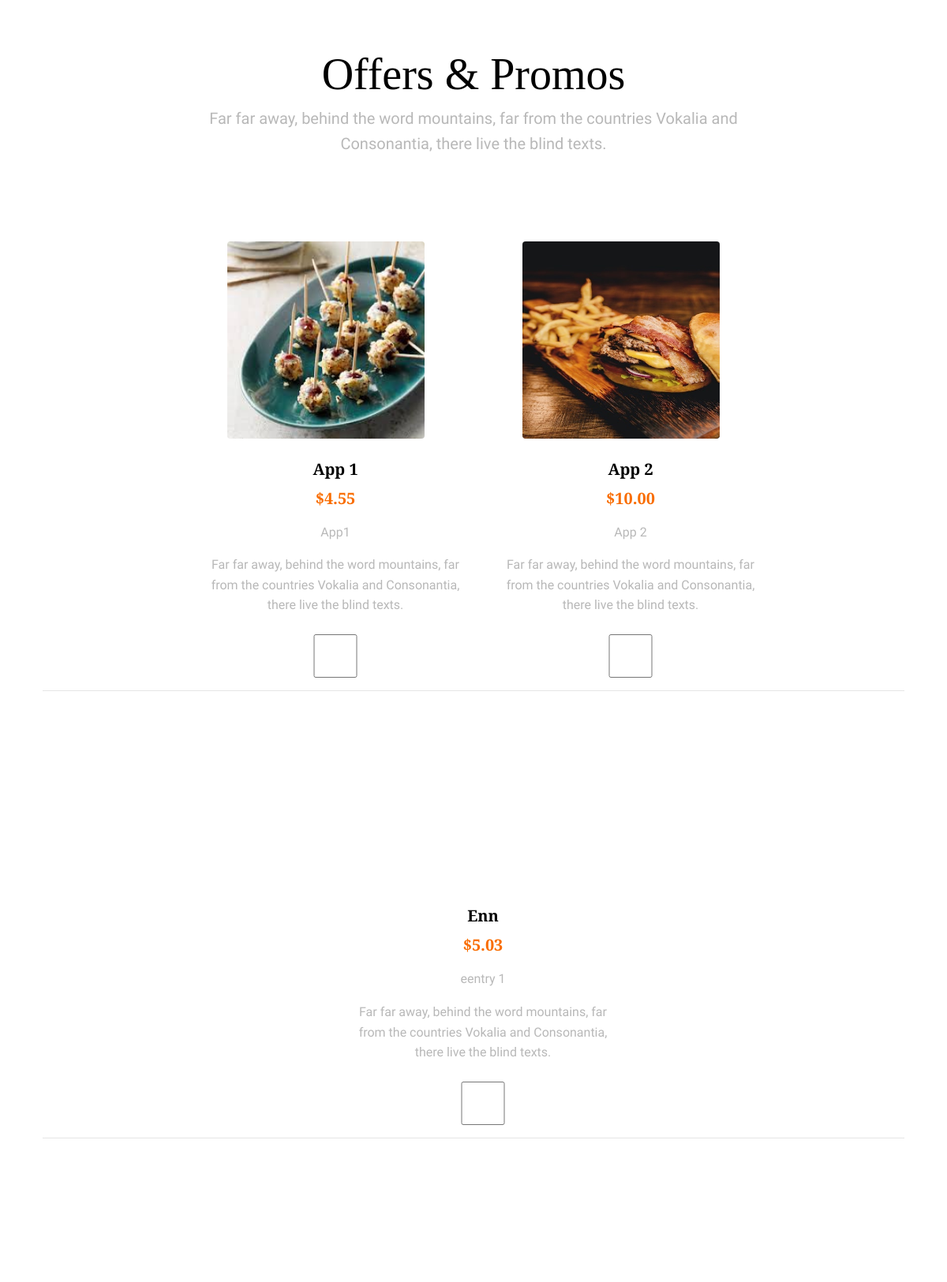
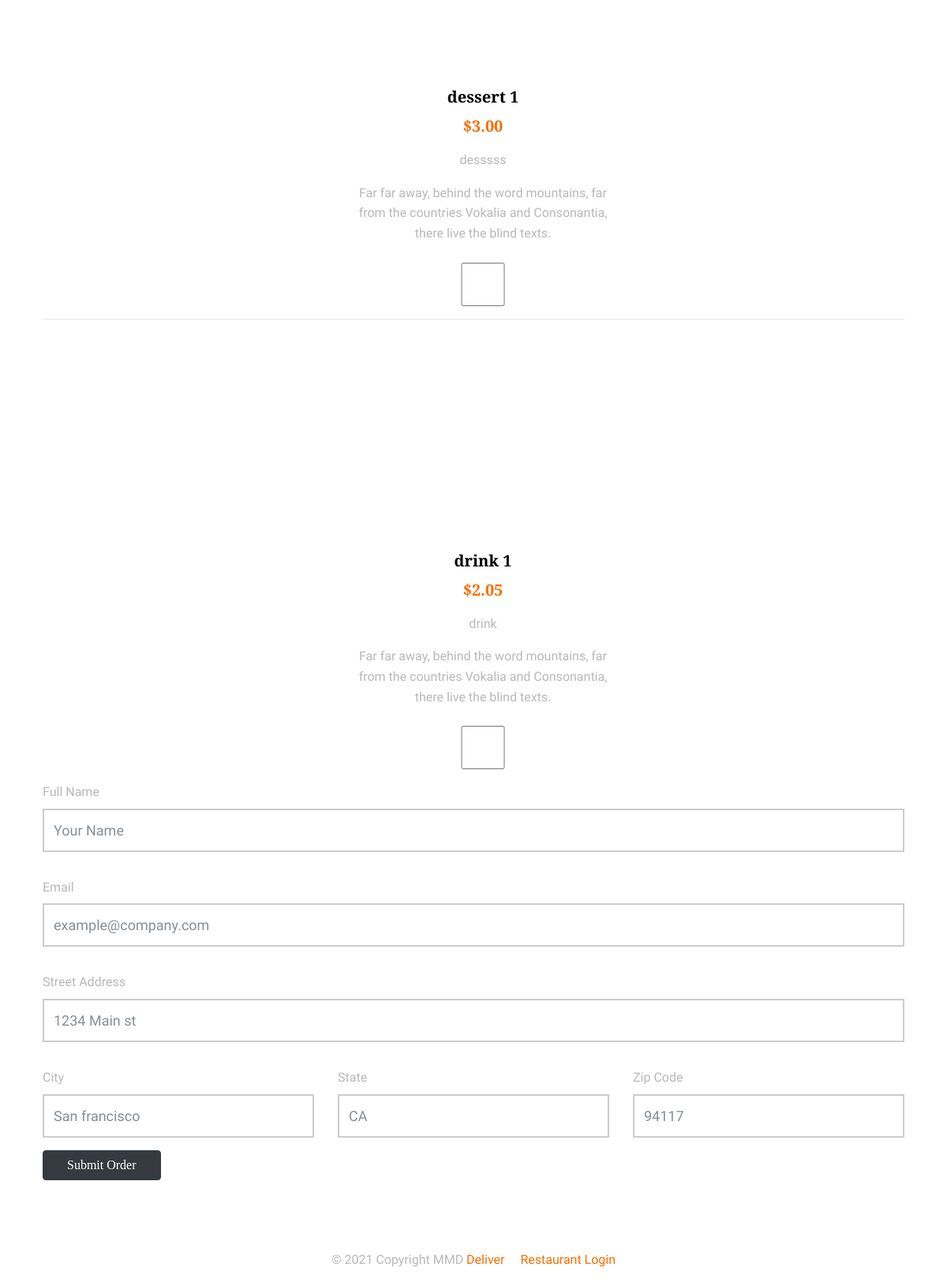
Screenshot of /customer/order/ with the database file from the repository (2 pictures, top to bottom).
### customer/models.py (models this page shows, shortened)
class MenuItem(models.Model):
    name = models.CharField(max_length=100)
    description =  models.TextField()
    image = models.ImageField(upload_to = 'menu_images/')
    price = models.DecimalField(max_digits=5, decimal_places=2)
    category = models.ManyToManyField('Category',  related_name='item')

### customer/views.py (the view, shortened to what this page needs)
# urls.py: path('order/', Order.as_view(), name = 'order'),
class Order(View):
    def get(self, request, *args, **kwargs):
        appetizers = MenuItem.objects.filter(category__name__contains='appetizer')
        entres = MenuItem.objects.filter(category__name__contains='Entre')
        desserts = MenuItem.objects.filter(category__name__contains='Dessert')
        drinks = MenuItem.objects.filter(category__name__contains='Drink')
        context = {
              'appetizers': appetizers,
              'entres': entres,
              'desserts': desserts,
              'drinks': drinks
          }
        return render(request, 'customer/order.html', context)

### customer/templates/customer/order.html (shortened to what this page needs)
{% extends 'customer/base.html' %}
{% load static %}
{% block content %}
    <div class="row">
      <div class="col-md-12 text-center mt-5 ftco-animate">
        <h2 class="display-4 pt-3">Offers &amp; Promos</h2>
        <div class="row justify-content-center">
          <div class="col-md-7">
            <p class="lead">Far far away, behind the word mountains, far from the countries Vokalia and Consonantia, there live the blind texts.</p>
          </div>
        </div>
      </div>
      <div class="container mb-5">
        <div class="row justify-content-center mt-1">
            <div class="col-md-12 col-sm-12 p-4">
                <form method="POST">
                    <div class="pt-5">
                        <div class="row justify-content-center">
                        {% for app in appetizers %}
                            <div class="col-md-4 col-sm-12 text-center media d-block pt-3">
                                <div class="mb-4 text-center ftco-media ftco-animate border-0">
                                    <img class="img-fluid rounded" src="{{ app.image.url }}" width="250" height="200"/>
                                </div>
                                <div class="ml-4">
                                    <h5 class="display-6">{{ app.name }}</h5>
                                    <h5 class="text-primary mb-3">${{ app.price }}</h5>
                                    <p>{{ app.description }}</p>
                                    <p class="mb-4">Far far away, behind the word mountains, far from the countries Vokalia and Consonantia, there live the blind texts.</p>
                                    <input type="checkbox" name="items[]" class="form-control" value="{{ app.pk }}">
                                </div>
                            </div>
                            {% endfor %}
                        </div>
                    </div>
                    <hr />
                    <div class="pt-5">
                        <div class="row justify-content-center">
                        {% for entree in entres %}
                            <div class="col-md-4 col-sm-12 text-center media d-block pt-3">
                                <div class="ml-4">
                                    <h5 class="display-6">{{ entree.name }}</h5>
                                    <h5 class="text-primary mb-3">${{ entree.price }}</h5>
                                    <p>{{ entree.description }}</p>
                                    <p class="mb-4">Far far away, behind the word mountains, far from the countries Vokalia and Consonantia, there live the blind texts.</p>
                                    <input type="checkbox" name="items[]" class="form-control" value="{{ entree.pk }}">
                                </div>
                            </div>
                            {% endfor %}
                        </div>
                    </div>
                    <hr>
                    <div class="pt-5">
                        <div class="row justify-content-center">
                        {% for dessert in desserts %}
                            <div class="col-md-4 col-sm-12 text-center media d-block pt-3">
                                <div class="ml-4">
                                    <h5 class="display-6">{{ dessert.name }}</h5>
                                    <h5 class="text-primary mb-3">${{ dessert.price }}</h5>
                                    <p>{{ dessert.description }}</p>
                                    <p class="mb-4">Far far away, behind the word mountains, far from the countries Vokalia and Consonantia, there live the blind texts.</p>
                                    <input type="checkbox" name="items[]" class="form-control" value="{{ dessert.pk }}">
                                </div>
                            </div>
                            {% endfor %}
                        </div>
                    </div>
                    <hr>
                    <div class="pt-5">
                        <div class="row justify-content-center">
                        {% for drink in drinks %}
                            <div class="col-md-4 col-sm-12 text-center media d-block pt-3">
                                <div class="ml-4">
                                    <h5 class="display-6">{{ drink.name }}</h5>
                                    <h5 class="text-primary mb-3">${{ drink.price }}</h5>
                                    <p>{{ drink.description }}</p>
                                    <p class="mb-4">Far far away, behind the word mountains, far from the countries Vokalia and Consonantia, there live the blind texts.</p>
                                    <input type="checkbox" name="items[]" class="form-control" value="{{ drink.pk }}">
                                </div>
                            </div>
                            {% endfor %}
                        </div>
                    </div>
                    <div class="form-group pt-3">
                        <label for="name">Full Name</label>
                        <input required class="form-control" type="text" placeholder="Your Name" name="name"/>
                    </div>
                    <div class="form-group pt-3">
                        <label for="name">Email</label>
                        <input required class="form-control" type="text" placeholder="example@company.com" name="email"/>
                    </div>
                    <div class="form-group pt-3">
                        <label for="name">Street Address</label>
                        <input required class="form-control" type="text" placeholder="1234 Main st" name="street"/>
                    </div>
                    <div class="row">
                        <div class="col-md-4 col-sm-12">
                            <div class="form-group pt-3">
                                <label for="name">City</label>
                                <input required class="form-control" type="text" placeholder="San francisco" name="city"/>
                            </div>
                        </div>
                        <div class="col-md-4 col-sm-12">
                            <div class="form-group pt-3">
                                <label for="name">State</label>
                                <input required class="form-control" type="text" placeholder="CA" name="state"/>
                            </div>
                        </div>
                        <div class="col-md-4 col-sm-12">
                            <div class="form-group pt-3">
                                <label for="name">Zip Code</label>
                                <input required class="form-control" type="text" placeholder="94117" name="zip"/>
                            </div>
                        </div>
                    </div>
                    <button type="button" class="btn btn-dark" data-toggle="modal" data-target="#myModal">
                        Submit Order
                    </button>
        </div>
            </div>
        </div>
    </div>
{% endblock content %}

### customer/templates/customer/base.html (shortened to what this page needs)
<!DOCTYPE html>
{% load static %}
<html lang="en">
  <head>
    <link rel="stylesheet" href="{% static 'css/bootstrap.min.css' %}">
    <link rel="stylesheet" href="{% static 'css/open-iconic-bootstrap.min.css' %}">
    <link rel="stylesheet" href="{% static 'css/animate.css' %}">
    <link rel="stylesheet" href="{% static 'css/owl.carousel.min.css' %}">
    <link rel="stylesheet" href="{% static 'css/owl.theme.default.min.css' %}">
    <link rel="stylesheet" href="{% static 'css/magnific-popup.css' %}">
    <link rel="stylesheet" href="{% static 'css/bootstrap-datepicker.css' %}">
    <link rel="stylesheet" href="{% static 'css/jquery.timepicker.css' %}">
    <link rel="stylesheet" href="{% static 'css/icomoon.css' %}">
    <link rel="stylesheet" href="{% static 'css/style.css' %}">
  </head>
  <body data-spy="scroll" data-target="#ftco-navbar" data-offset="200">
    {% include 'customer/navigation.html' %}
    {% block content %}
    {% endblock content %}
    {% include 'customer/footer.html' %}
  </body>
</html>

### customer/templates/customer/navigation.html (shortened to what this page needs)
<nav class="navbar navbar-expand-lg navbar-dark ftco_navbar bg-dark ftco-navbar-light" id="ftco-navbar">
    <div class="container">
      <a class="navbar-brand" href="{% url 'index' %}">Taste</a>
      <div class="collapse navbar-collapse" id="ftco-nav">
        <ul class="navbar-nav mr-auto">
          <li class="nav-item"><a href="#section-menu"class="nav-link">Menu</a></li>
          <li class="nav-item"><a href="#section-gallery" class="nav-link">Gallery</a></li>
          <li class="nav-item"><a href="#section-contact" class="nav-link">Contact</a></li>
          <li class="nav-item"><a href="{% url 'about' %}" class="nav-link">About</a></li>
        </ul>
        <ul class="navbar-nav">
            <li class="nav-item">
                <a class="nav-link" href="{% url 'order' %}">Place an Order</a>
            </li>
        </ul>
      </div>
    </div>
  </nav>

### customer/templates/customer/footer.html
<footer class="page-footer font-small indigo">
    <div class="footer-copyright text-center py-3 ">&copy; 2021 Copyright MMD
        <a href="{% url 'index' %}">Deliver</a>
        <a class="ml-3" href="{% url 'dashboard' %}">Restaurant Login</a>
    </div>
</footer>

### customer/static/css/style.css (style rules this page uses)
html { overflow-x: hidden; }
body { font-family: "Raleway", sans-serif; background: #fff; font-size: 16px; line-height: 1.6; color: #b8b8b8; }
a { -webkit-transition: .3s all ease; -o-transition: .3s all ease; transition: .3s all ease; color: #F96D00; }
h1, h2, h3, h4, h5, .h1, .h2, .h3, .h4, .h5 { line-height: 1.45; color: #000; font-family: "Playfair Display", serif; font-weight: bold; }
.text-primary { color: #F96D00 !important; }
.ftco-navbar-light { background: transparent !important; position: absolute; left: 0; right: 0; z-index: 3; }
.ftco-navbar-light .navbar-nav > .nav-item > .nav-link { font-size: 16px; padding-top: 30px; padding-bottom: 30px; padding-left: 20px; padding-right: 20px; }
.navbar-brand { text-transform: uppercase; letter-spacing: .1em; }
.btn { border-radius: 4px; cursor: pointer; padding-left: 30px; padding-right: 30px; font-size: 16px; font-family: "Playfair Display", serif; }
.btn:before { display: none; }
.form-control { border: 2px solid rgba(0, 0, 0, 0.2); height: 55px !important; background: #fff !important; color: #000 !important; font-size: 18px; border-radius: 0px; }
.ftco-animate { opacity: 0; visibility: hidden; }
.ftco-media { background: #fff; border-radius: 0px; }

### rows the page displays
MenuItem: image (picture), name "App 1", price "4.55", description "App1"
MenuItem: image (picture), name "App 2", price "10.00", description "App 2"
MenuItem: name "Enn", price "5.03", description "eentry 1"
MenuItem: name "dessert 1", price "3.00", description "desssss"
MenuItem: name "drink 1", price "2.05", description "drink"
